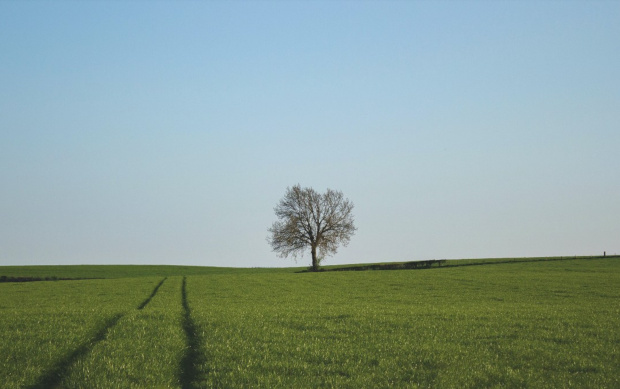
#> input picture images/paisagem01.jpg, 620 x 389 px
$ python region_segmentation.py
#> lines starting #> are read from the running program, lines starting #| are printed output that depends on the picture; after the words box and inside, x2 and y2 are one past the last pixel; in counts of white or black regions, pixels touching at a corner belong together
import os
import logging

import cv2
from skimage.color import rgb2gray
import numpy as np

logging.basicConfig(level=logging.INFO)
logger = logging.getLogger(__name__)


def read_image(image_path: str, results_dir: str) -> np.ndarray:
    """Reads an image from a path and returns a numpy array.

    Args:
        image_path (str): Path to the image.
        results_dir (str): Path to the results directory.

    Returns:
        np.ndarray: Numpy array with the image.
    """
#> called with image_path = 'scripts/images/paisagem01.jpg', results_dir = 'results'
    os.makedirs(results_dir, exist_ok=True)

    with open(image_path, 'rb') as f:
        image_content = f.read()
    img = cv2.imdecode(
        np.frombuffer(image_content, np.uint8),
        cv2.IMREAD_UNCHANGED
    )
#> img is the input picture: shape (389, 620, 3); mean B, G, R 153.1, 159.6, 138.4

    return img


def flatten_image(img: np.ndarray) -> np.ndarray:
    """Flattens a 3D image to a 1D array.

    Args:
        img (np.ndarray): Image to be flattened.

    Returns:
        np.ndarray: Flattened image.
    """
    height, width = img.shape[:2]
    img_flat = img.reshape(height * width)
    return img_flat


def segment_back_foward_ground(img: np.ndarray) -> np.ndarray:
    """Segments an image in background, foreground and ground.

    Args:
        img (np.ndarray): Image to be segmented.

    Returns:
        np.ndarray: Segmented image.
    """
    img_flat = flatten_image(gray).copy()
    mean = img_flat.mean()

    num_pixels = len(img_flat)

    logger.info('Making segmentation based on mean threshold')
    for i in range(num_pixels):
        if img_flat[i] < mean:
            img_flat[i] = 0
        else:
            img_flat[i] = 255

    img_segmented = img_flat.reshape(img.shape[0], img.shape[1])
    return img_segmented


def segment_image_regions(input_image: np.ndarray, num_regions: int = 3) -> np.ndarray:
    """Segments an image in regions.

    Args:
        img (np.ndarray): Image to be segmented.
        num_regions (int): Number of regions to segment the image.

    Returns:
        np.ndarray: Segmented image.
    """
    flat_img = flatten_image(input_image).copy()

    ranges = np.linspace(0, 1, num_regions + 1)
    ranges = ranges[:-1]
    values = [i for i in range(num_regions)]

    num_pixels = len(flat_img)

    logger.info('Making segmentation based on mean threshold')
    for i in range(num_pixels):
        for j in range(num_regions):
            if flat_img[i] >= ranges[j] or flat_img[i] < ranges[j + 1]:
                flat_img[i] = values[j]
                break
            elif flat_img[i] == 1:
                flat_img[i] = values[-1]
                break
            elif flat_img[i] == 0:
                flat_img[i] = values[0]
                break
            else:
                continue

    img_segmented = flat_img.reshape(img.shape[0], img.shape[1])
    return img_segmented


if __name__ == '__main__':
    results_dir = 'results'
    image_path = os.path.abspath(os.path.join('images', 'paisagem01.jpg'))

    img = read_image(image_path, results_dir)

    height, width = img.shape[:2]
#> height = 389; width = 620
    gray = rgb2gray(img)
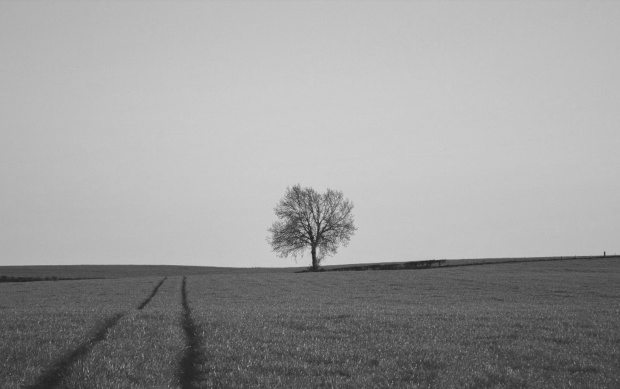
#> gray: shape (389, 620) float64; min 0.127, max 0.823, mean 0.614

    segmented_img = segment_back_foward_ground(gray)
#> in segment_back_foward_ground, `mean = img_flat.mean()`: mean = 0.614
#> in segment_back_foward_ground, `num_pixels = len(img_flat)`: num_pixels = 241180
#> in segment_back_foward_ground, `img_segmented = img_flat.reshape(img.shape[0], img.shape[1])`:
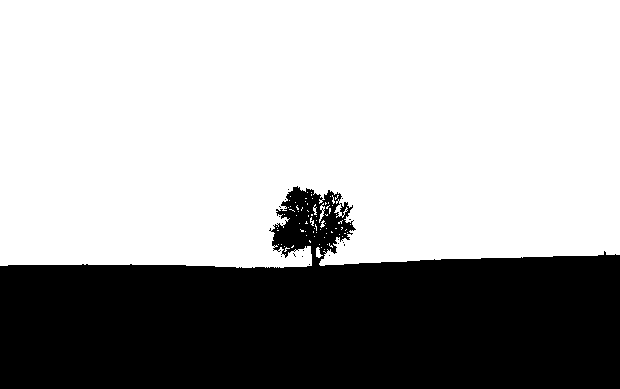
#> img_segmented: shape (389, 620) float64; 66% white; 18 black regions (17 under 20 px), largest, box (x1, y1, x2, y2) and area: (0, 186, 620, 389) 81900
    cv2.imwrite(
        os.path.join(results_dir, 'segmented.png'),
        segmented_img
    )

    logger.info('Saving segmented image with regions')
    segmented_img_regions = segment_image_regions(gray, 5)
#> in segment_image_regions, `img_segmented = flat_img.reshape(img.shape[0], img.shape[1])`: img_segmented: shape (389, 620) float64; every value is 0
    cv2.imwrite(
        os.path.join(results_dir, 'segmented_regions.png'),
        segmented_img_regions
    )

$ run again, with images/paisagem02.jpg copied over images/paisagem01.jpg
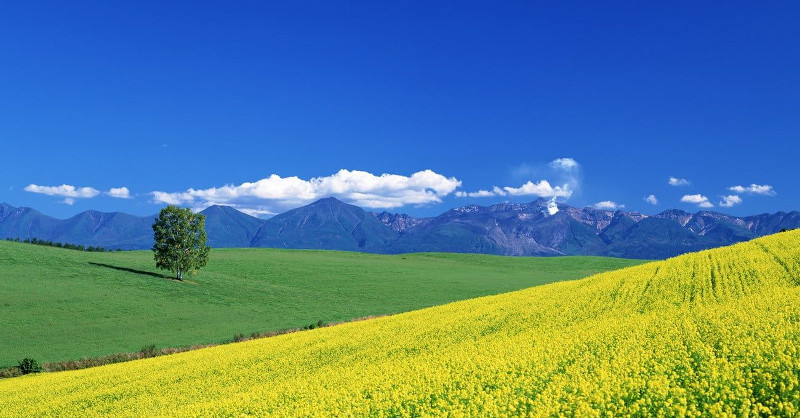
#> input picture images/paisagem02.jpg, 800 x 418 px
#> in read_image, img is the input picture: shape (418, 800, 3); mean B, G, R 140.9, 130.2, 89.1
#> `gray = rgb2gray(img)`:
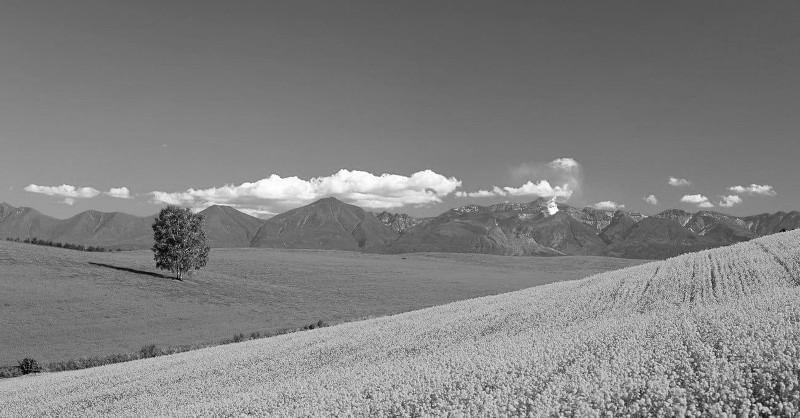
#> gray: shape (418, 800) float64; min 0.00281, max 1, mean 0.508
#> mean = 0.508
#> in segment_back_foward_ground, `num_pixels = len(img_flat)`: num_pixels = 334400
#> in segment_back_foward_ground, `img_segmented = img_flat.reshape(img.shape[0], img.shape[1])`:
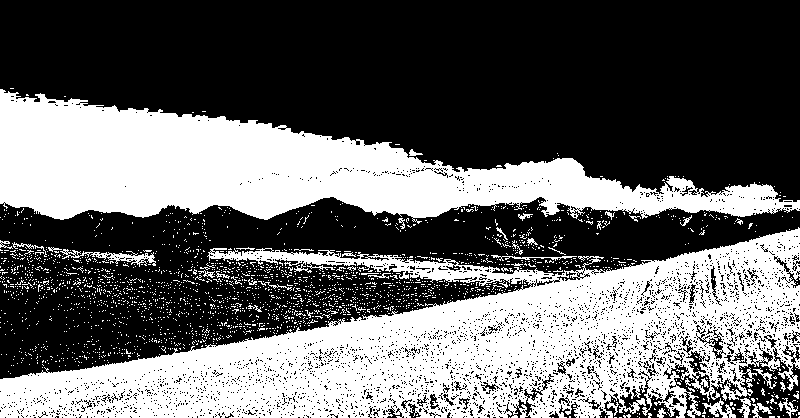
#> img_segmented: shape (418, 800) float64; 39.9% white; 2338 white regions (2296 under 20 px), largest, box (x1, y1, x2, y2) and area: (0, 227, 800, 418) 75187, (0, 89, 800, 224) 50371, (60, 249, 156, 267) 503

$ run again, with images/paisagem03.jpg copied over images/paisagem01.jpg
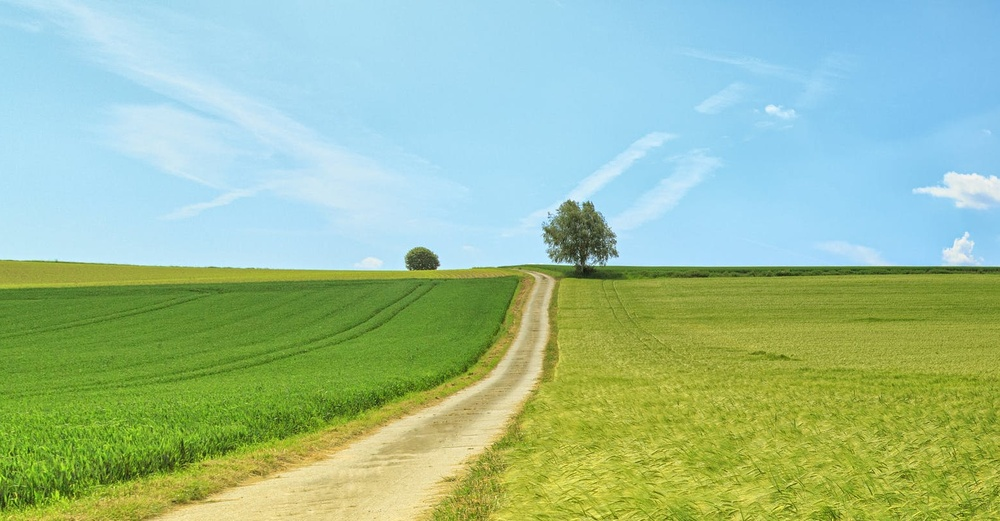
#> input picture images/paisagem03.jpg, 1000 x 521 px, shrunk from 1550 x 808 before the run
#> in read_image, img is the input picture: shape (521, 1000, 3); mean B, G, R 152.6, 190.1, 155.7
#> `gray = rgb2gray(img)`:
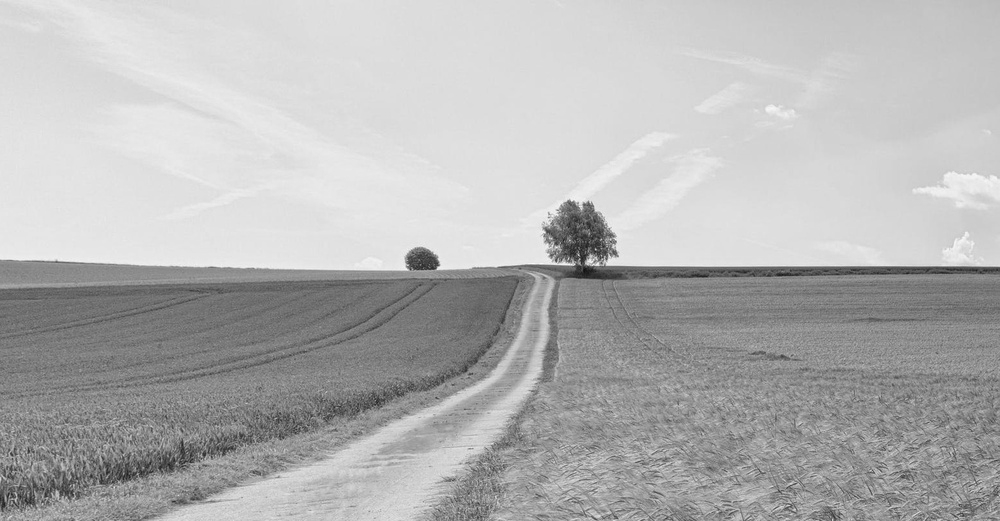
#> gray: shape (521, 1000) float64; min 0.0609, max 0.99, mean 0.705
#> mean = 0.705
#> in segment_back_foward_ground, `num_pixels = len(img_flat)`: num_pixels = 521000
#> in segment_back_foward_ground, `img_segmented = img_flat.reshape(img.shape[0], img.shape[1])`:
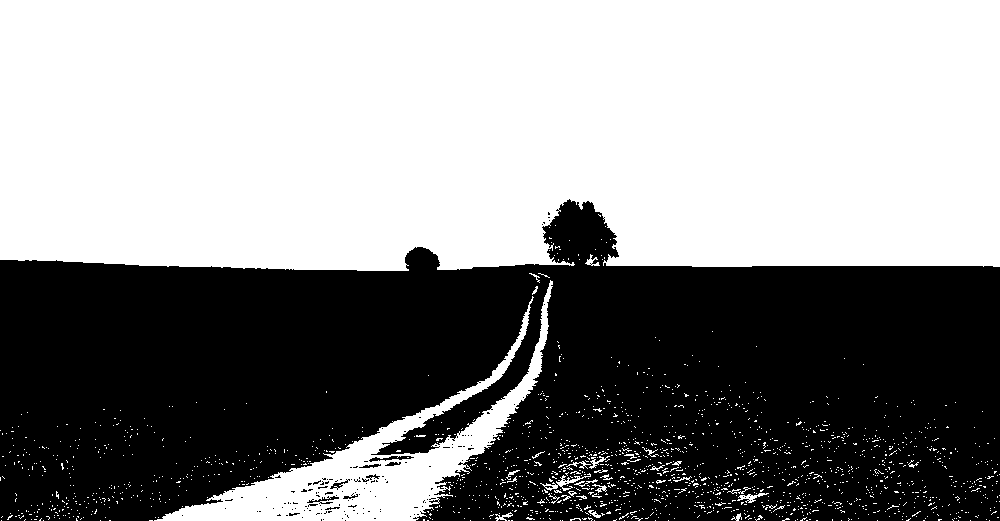
#> img_segmented: shape (521, 1000) float64; 54.9% white; 149 black regions (139 under 20 px), largest, box (x1, y1, x2, y2) and area: (0, 199, 1000, 521) 234134, (369, 456, 414, 462) 116, (307, 496, 339, 504) 93
